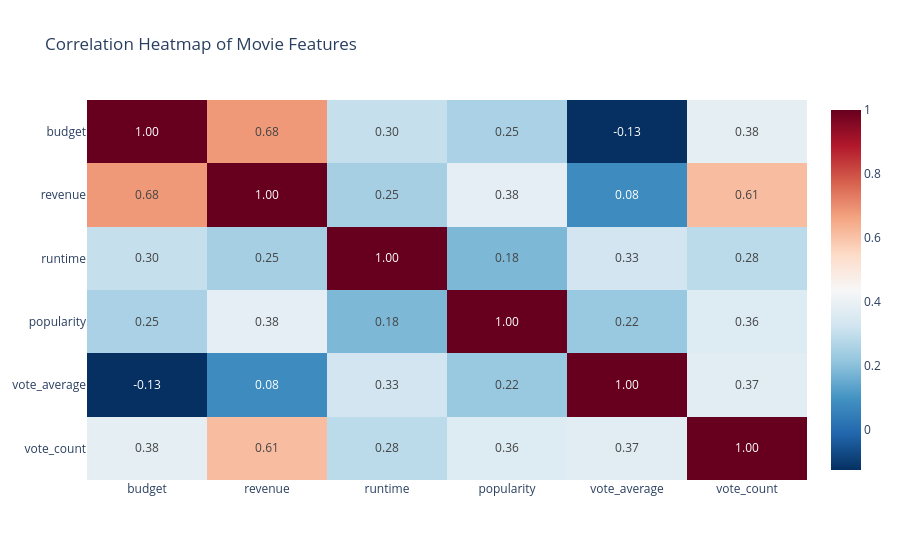

Here is the notebook cell this chart was saved with:
### Markdown cell above
## 9. Correlation Heatmap of Movie Features

### Code cell
correlation_columns = [
    "budget",
    "revenue",
    "runtime",
    "popularity",
    "vote_average",
    "vote_count"
]

correlation_matrix = movies[correlation_columns].corr()

fig = px.imshow(
    correlation_matrix,
    text_auto=".2f",
    title="Correlation Heatmap of Movie Features",
    color_continuous_scale="RdBu_r",
    aspect="auto"
)

fig.show(renderer="vscode")

### Figure 1 — Plotly figure (JSON) as saved in the notebook; plotly's stock layout.template omitted (floating-point values rounded to 4 significant figures)
{"data": [{"coloraxis": "coloraxis", "hovertemplate": "x: %{x}<br>y: %{y}<br>color: %{z}<extra></extra>", "name": "0", "texttemplate": "%{z:.2f}", "type": "heatmap", "x": ["budget", "revenue", "runtime", "popularity", "vote_average", "vote_count"], "xaxis": "x", "y": ["budget", "revenue", "runtime", "popularity", "vote_average", "vote_count"], "yaxis": "y", "z": [[1.0, 0.6821, 0.3018, 0.2549, -0.127, 0.3794], [0.6821, 1.0, 0.2474, 0.3815, 0.07849, 0.6136], [0.3018, 0.2474, 1.0, 0.1817, 0.3257, 0.2842], [0.2549, 0.3815, 0.1817, 1.0, 0.2243, 0.3609], [-0.127, 0.07849, 0.3257, 0.2243, 1.0, 0.3726], [0.3794, 0.6136, 0.2842, 0.3609, 0.3726, 1.0]]}], "layout": {"coloraxis": {"autocolorscale": false, "colorscale": [[0, "rgb(5,48,97)"], [0.1, "rgb(33,102,172)"], [0.2, "rgb(67,147,195)"], [0.3, "rgb(146,197,222)"], [0.4, "rgb(209,229,240)"], [0.5, "rgb(247,247,247)"], [0.6, "rgb(253,219,199)"], [0.7, "rgb(244,165,130)"], [0.8, "rgb(214,96,77)"], [0.9, "rgb(178,24,43)"], [1, "rgb(103,0,31)"]]}, "title": {"text": "Correlation Heatmap of Movie Features"}, "xaxis": {"anchor": "y", "domain": [0, 1]}, "yaxis": {"anchor": "x", "autorange": "reversed", "domain": [0, 1]}}}
